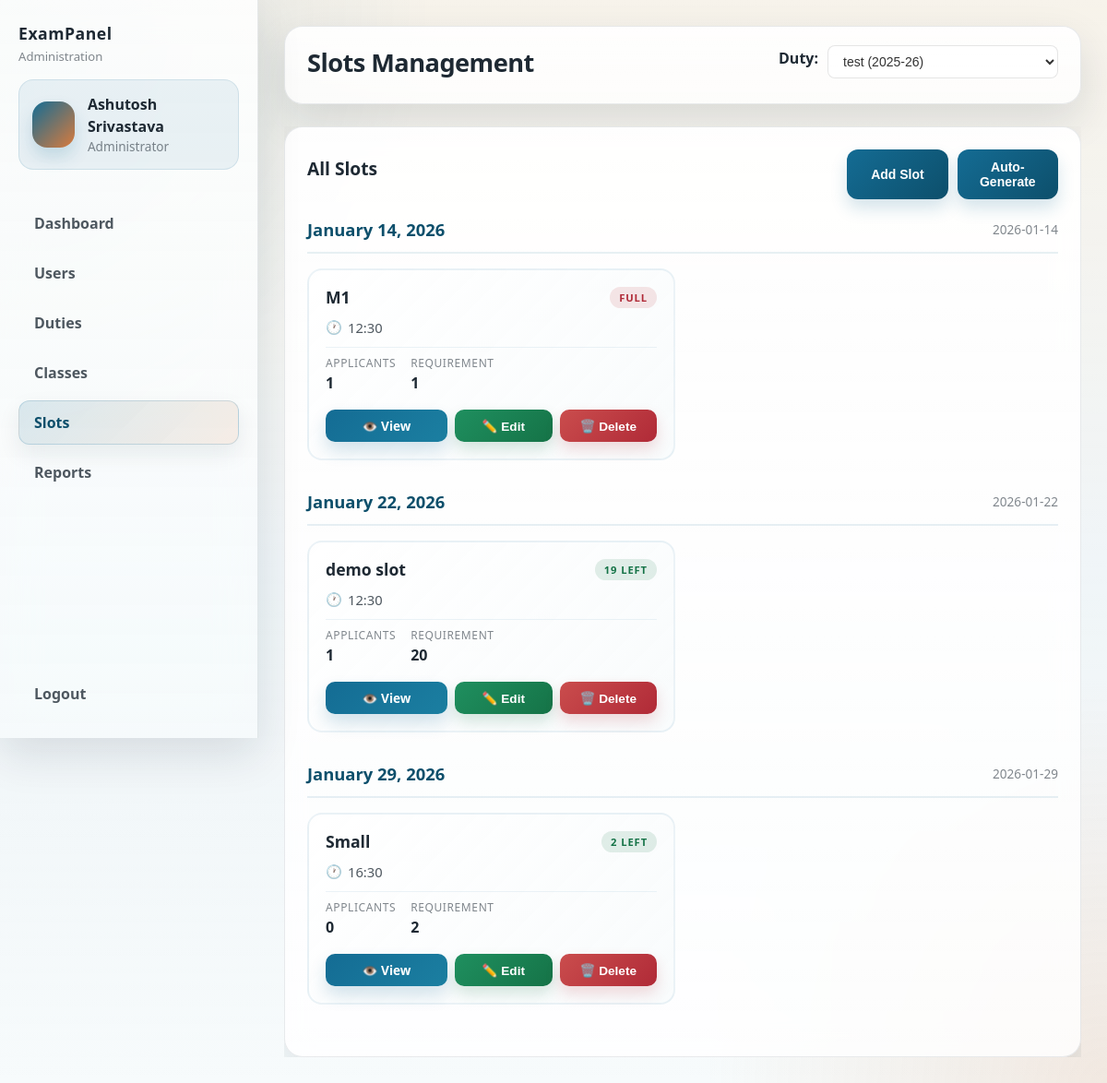
Before: /admin/slots.php (signed in) with the older database file.
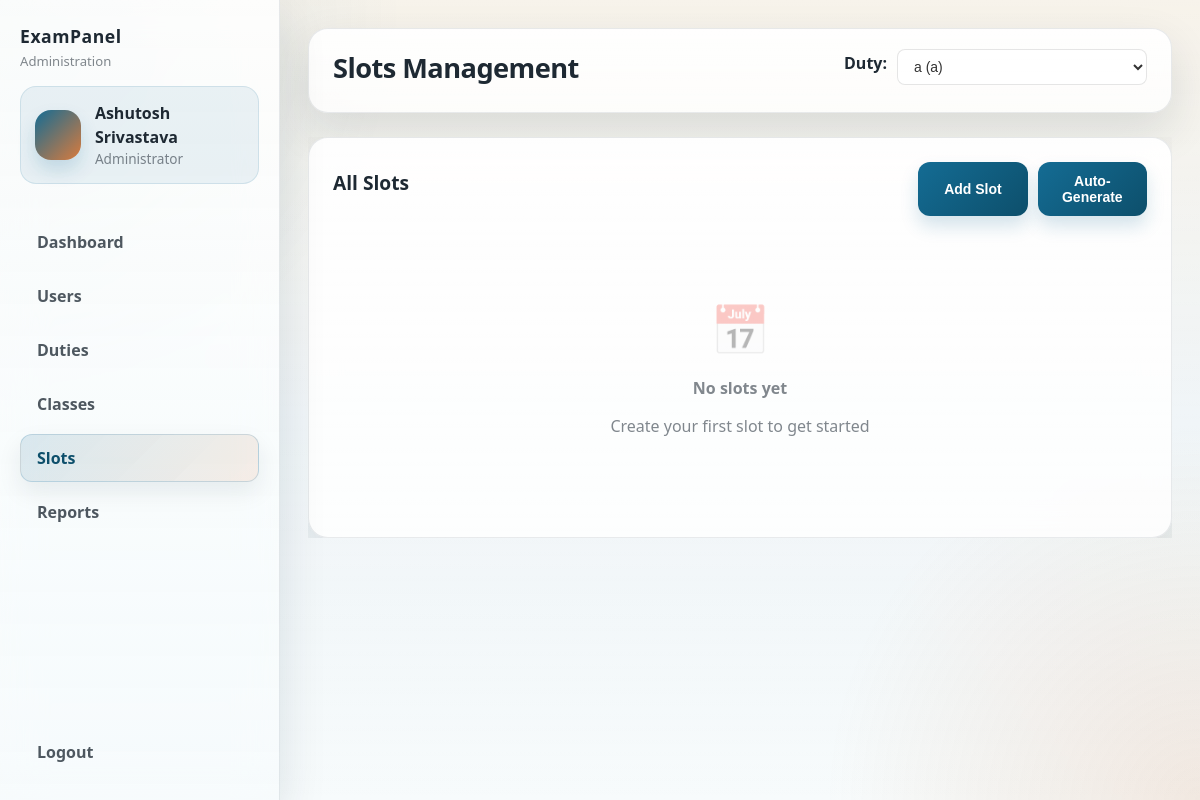
After: the same page with the newer database file.
### tables this page shows
CREATE TABLE `slot` (
  `id` int(11) NOT NULL,
  `duty` int(11) DEFAULT NULL,
  `slottext` text DEFAULT NULL,
  `slottime` text DEFAULT NULL,
  `slotdate` text DEFAULT NULL,
  `requirement` int(11) DEFAULT NULL
);

### admin/slots.php (the view, shortened to what the changed rows need)
<?php
require_once '../lib/conn.php';
$duties_query = "SELECT id, title, academicsession, type FROM duties ORDER BY createdat DESC";
$duties_result = $conn->query($duties_query);
$duties = [];
if ($duties_result) {
    while ($row = $duties_result->fetch_assoc()) {
        $duties[] = $row;
    }
}
$selected_duty = null;
if (isset($_REQUEST['duty']) && $_REQUEST['duty'] !== '') {
    $selected_duty = intval($_REQUEST['duty']);
} elseif (isset($duties[0]['id'])) {
    $selected_duty = $duties[0]['id'];
}
$slots_query = "SELECT s.id, s.slottext, s.slottime, s.slotdate, s.requirement,
                (SELECT COUNT(*) FROM preferences p WHERE p.slotid = s.id) AS applicants
                FROM slot s WHERE s.duty = ? ORDER BY s.slotdate, s.slottime";
function fetchSlotsForDuty($conn, $query, $dutyId) {
    $slots = [];
    $stmt = $conn->prepare($query);
    $stmt->bind_param("i", $dutyId);
    $stmt->execute();
    $slots_result = $stmt->get_result();
    while ($row = $slots_result->fetch_assoc()) {
        $slots[] = $row;
    }
    return $slots;
}
$slots = fetchSlotsForDuty($conn, $slots_query, $selected_duty);
$slots_by_date = [];
foreach ($slots as $slot) {
    $slots_by_date[$slot['slotdate']][] = $slot;
}
?>
<!DOCTYPE html>
<html lang="en">
<head>
    <link rel="stylesheet" href="../public/style/styles.css">
    <link rel="stylesheet" href="../public/style/admin.css">
</head>
<body class="admin-open">
    <?php include 'sidebar.php'; ?>
    <div class="main">
        <header class="topbar">
            <div class="title-block">
                <h1 class="page-title">Slots Management</h1>
            </div>
            <div class="duty-select-wrapper">
                <form method="get" style="display: inline-block;">
                    <select id="duty_select" name="duty" class="duty-select" onchange="this.form.submit()">
                        <?php foreach ($duties as $duty): ?>
                        <option value="<?= $duty['id'] ?>" <?= $selected_duty == $duty['id'] ? 'selected' : '' ?>>
                            <?= htmlspecialchars($duty['title']) ?> (<?= htmlspecialchars($duty['academicsession']) ?>)
                        </option>
                        <?php endforeach; ?>
                    </select>
                </form>
            </div>
        </header>
        <section class="content">
            <div class="duties-table">
                <div class="table-header">
                    <h2>All Slots</h2>
                </div>
                <?php if (empty($slots)): ?>
                <div class="empty-state">
                    <div class="empty-state-icon">📅</div>
                    <p><strong>No slots yet</strong></p>
                    <p>Create your first slot to get started</p>
                </div>
                <?php else: ?>
                    <?php foreach ($slots_by_date as $date => $dateSlots): ?>
                    <div class="date-group">
                        <?php $formattedDate = date('F j, Y', strtotime($date)); ?>
                        <div class="date-heading">
                            <span class="date-label"><?= htmlspecialchars($formattedDate) ?></span>
                            <span class="date-subtitle"><?= htmlspecialchars($date) ?></span>
                        </div>
                        <div class="date-slots-grid">
                            <?php foreach ($dateSlots as $slot):
                                $requirement = intval($slot['requirement']);
                                $applicants = intval($slot['applicants']);
                                $available = max(0, $requirement - $applicants);
                                $status = $available === 0 ? 'full' : ($available < $requirement / 2 ? 'partial' : 'available');
                                $statusText = $available === 0 ? 'Full' : ($available === 1 ? '1 left' : $available . ' left');
                            ?>
                            <div class="slot-card">
                                <div class="slot-card-header">
                                    <h3><?= htmlspecialchars($slot['slottext']) ?></h3>
                                    <span class="badge <?= $status ?>"><?= $statusText ?></span>
                                </div>
                                <p class="meta"><?= htmlspecialchars($slot['slottime']) ?></p>
                                <div class="stats">
                                    <div class="stat-item">
                                        <span class="stat-label">Applicants</span>
                                        <span class="stat-value"><?= $applicants ?></span>
                                    </div>
                                    <div class="stat-item">
                                        <span class="stat-label">Requirement</span>
                                        <span class="stat-value"><?= $requirement ?></span>
                                    </div>
                                </div>
                                <div class="slot-card-actions">
                                    <a href="slot_applicants.php?slot=<?= $slot['id'] ?>&duty=<?= $selected_duty ?>" class="btn small view-btn">👁️ View</a>
                                    <button type="button" class="btn small edit-btn" onclick='editSlot(<?= json_encode([
                                        "id" => $slot["id"],
                                        "text" => $slot["slottext"],
                                        "time" => $slot["slottime"],
                                        "date" => $slot["slotdate"],
                                        "requirement" => $slot["requirement"]
                                    ]) ?>)'>✏️ Edit</button>
                                    <button type="button" class="btn small delete-btn" onclick="deleteSlot(<?= $slot['id'] ?>)">🗑️ Delete</button>
                                </div>
                            </div>
                            <?php endforeach; ?>
                        </div>
                    </div>
                    <?php endforeach; ?>
                <?php endif; ?>
            </div>
        </section>
    </div>
</body>
</html>

Changed rows visible on the page:
removed slot: slottext "M1", statusText "FULL", slottime "12:30", applicants "1", requirement "1", shown under "January 14, 2026"
no longer on this page (row unchanged): slot: slottext "demo slot", statusText "19 LEFT", slottime "12:30", applicants "1", requirement "20", shown under "January 22, 2026"
no longer on this page (row unchanged): slot: slottext "Small", statusText "2 LEFT", slottime "16:30", applicants "0", requirement "2", shown under "January 29, 2026"
Other visible differences:
form field duty: "test (2025-26)" → "a (a)"
text now shown: "📅 No slots yet Create your first slot to get started"
list line gone: "January 14, 2026 2026-01-14"
list line gone: "January 22, 2026 2026-01-22"
list line gone: "January 29, 2026 2026-01-29"
